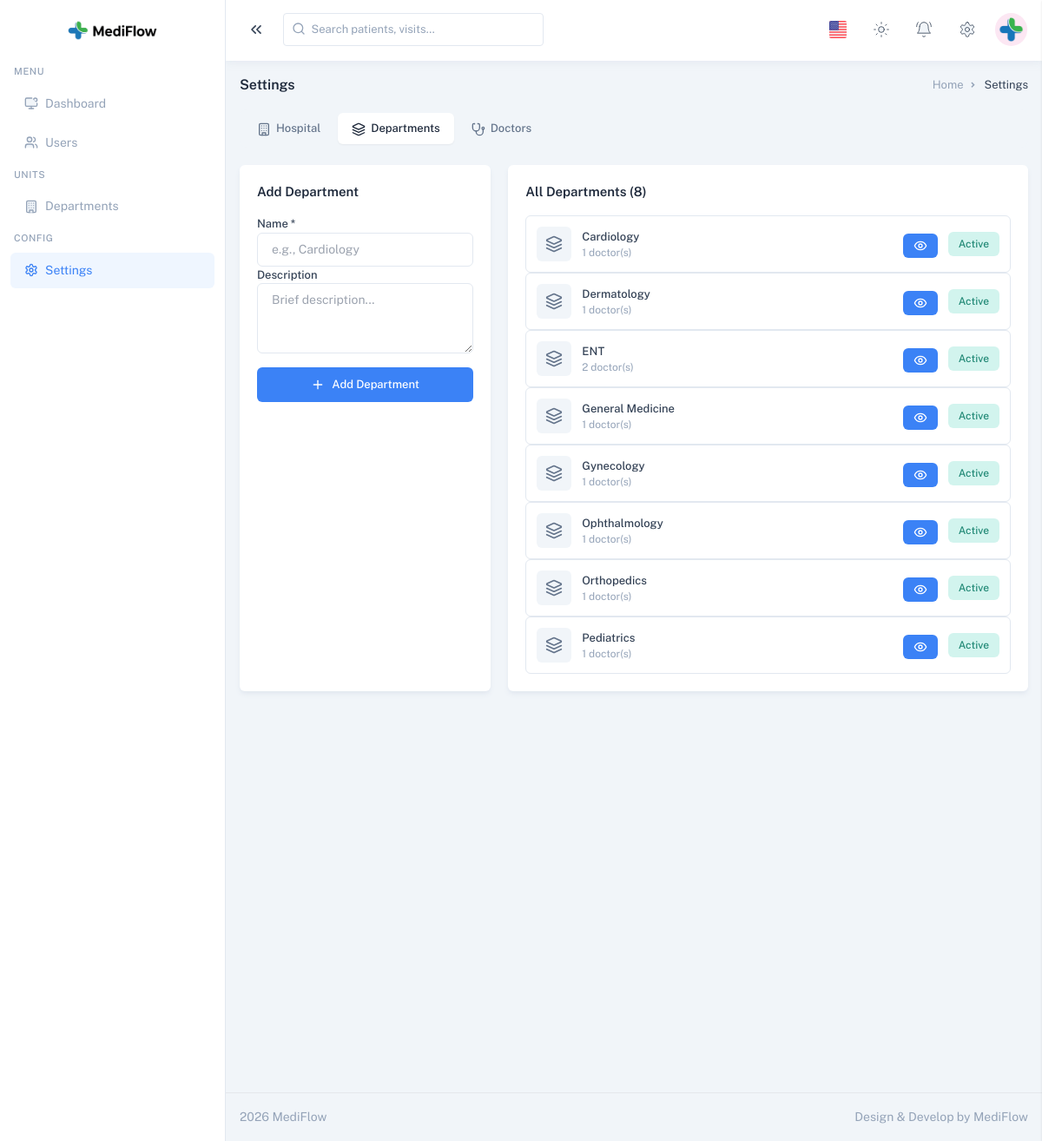
The page /app/admin/settings.php?tab=departments (signed in) on the database its author committed.
### tables this page shows
CREATE TABLE `departments` (
  `id` int(11) NOT NULL,
  `name` varchar(100) NOT NULL,
  `description` text DEFAULT NULL,
  `status` tinyint(1) DEFAULT 1,
  `created_at` datetime DEFAULT current_timestamp()
);

### app/config/config.php (called while the page is built, shortened)
<?php
function e($str) {
    return htmlspecialchars((string)($str ?? ''), ENT_QUOTES, 'UTF-8');
}
?>

### app/admin/settings.php (the view, shortened to what this page needs)
<?php
require_once '../config/config.php';
 $tab = $_GET['tab'] ?? 'hospital';
 $departments = $conn->query("SELECT d.*, (SELECT COUNT(*) FROM doctors WHERE department_id = d.id AND status = 1) as doctor_count FROM departments d ORDER BY name ASC");
?>
<!DOCTYPE html>
<html lang="en" class="light scroll-smooth group" data-layout="vertical" data-sidebar="light" data-sidebar-size="lg" data-mode="light" data-topbar="light" data-skin="default" data-navbar="sticky" data-content="fluid" dir="ltr">
<head>
    <link rel="stylesheet" href="../assets/css/starcode2.css">
</head>
<body class="text-base bg-body-bg text-body font-public dark:text-zink-100 dark:bg-zink-800 group-data-[skin=bordered]:bg-body-bordered group-data-[skin=bordered]:dark:bg-zink-700">
<div class="group-data-[sidebar-size=sm]:min-h-sm group-data-[sidebar-size=sm]:relative">
<?php include 'sidenav.php'; ?>
<?php include 'topnav.php'; ?>
<div class="relative min-h-screen group-data-[sidebar-size=sm]:min-h-sm">
    <div class="group-data-[sidebar-size=lg]:ltr:md:ml-vertical-menu group-data-[sidebar-size=lg]:rtl:md:mr-vertical-menu group-data-[sidebar-size=md]:ltr:ml-vertical-menu-md group-data-[sidebar-size=md]:rtl:mr-vertical-menu-md group-data-[sidebar-size=sm]:ltr:ml-vertical-menu-sm group-data-[sidebar-size=sm]:rtl:mr-vertical-menu-sm pt-[calc(theme('spacing.header')_*_1)] pb-[calc(theme('spacing.header')_*_0.8)] px-4 group-data-[navbar=bordered]:pt-[calc(theme('spacing.header')_*_1.3)] group-data-[navbar=hidden]:pt-0 group-data-[layout=horizontal]:mx-auto group-data-[layout=horizontal]:max-w-screen-2xl group-data-[layout=horizontal]:px-0 group-data-[layout=horizontal]:group-data-[sidebar-size=lg]:ltr:md:ml-auto group-data-[layout=horizontal]:group-data-[sidebar-size=lg]:rtl:md:mr-auto group-data-[layout=horizontal]:md:pt-[calc(theme('spacing.header')_*_1.6)] group-data-[layout=horizontal]:px-3 group-data-[layout=horizontal]:group-data-[navbar=hidden]:pt-[calc(theme('spacing.header')_*_0.9)]">
        <div class="container-fluid group-data-[content=boxed]:max-w-boxed mx-auto">
            <div class="flex flex-col gap-2 py-4 md:flex-row md:items-center print:hidden">
                <div class="grow">
                    <h5 class="text-16">Settings</h5>
                </div>
                <ul class="flex items-center gap-2 text-sm font-normal shrink-0">
                    <li class="relative before:content-['\ea54'] before:font-remix ltr:before:-right-1 rtl:before:-left-1 before:absolute before:text-[18px] before:-top-[3px] ltr:pr-4 rtl:pl-4 before:text-slate-400 dark:text-zink-200">
                        <a href="../../index.php" class="text-slate-400 dark:text-zink-200">Home</a>
                    </li>
                    <li class="text-slate-700 dark:text-zink-100">Settings</li>
                </ul>
            </div>
            <div class="flex gap-1 mb-5 bg-slate-100 dark:bg-zink-700 p-1 rounded-lg w-fit">
                <a href="?tab=hospital" class="px-4 py-2 text-sm font-medium rounded-md transition-colors <?= $tab === 'hospital' ? 'bg-white dark:bg-zink-600 text-slate-800 dark:text-zink-100 shadow-sm' : 'text-slate-500 dark:text-zink-300 hover:text-slate-700' ?>">
                    <i data-lucide="building" class="size-4 inline-block mr-1.5 -mt-0.5"></i>Hospital
                </a>
                <a href="?tab=departments" class="px-4 py-2 text-sm font-medium rounded-md transition-colors <?= $tab === 'departments' ? 'bg-white dark:bg-zink-600 text-slate-800 dark:text-zink-100 shadow-sm' : 'text-slate-500 dark:text-zink-300 hover:text-slate-700' ?>">
                    <i data-lucide="layers" class="size-4 inline-block mr-1.5 -mt-0.5"></i>Departments
                </a>
                <a href="?tab=doctors" class="px-4 py-2 text-sm font-medium rounded-md transition-colors <?= $tab === 'doctors' ? 'bg-white dark:bg-zink-600 text-slate-800 dark:text-zink-100 shadow-sm' : 'text-slate-500 dark:text-zink-300 hover:text-slate-700' ?>">
                    <i data-lucide="stethoscope" class="size-4 inline-block mr-1.5 -mt-0.5"></i>Doctors
                </a>
            </div>
            <?php if ($tab === 'departments'): ?>
            <div class="grid grid-cols-1 lg:grid-cols-3 gap-5">
                <div class="card">
                    <div class="card-body">
                        <h6 class="text-15 mb-4">Add Department</h6>
                        <form method="POST" class="space-y-3">
                            <div>
                                <label class="block text-sm font-medium text-slate-700 dark:text-zink-100 mb-1.5">Name *</label>
                                <input type="text" name="name" required class="form-input border-slate-200 dark:border-zink-500 focus:outline-none focus:border-custom-500 dark:text-zink-100 dark:bg-zink-700 dark:focus:border-custom-800" placeholder="e.g., Cardiology">
                            </div>
                            <div>
                                <label class="block text-sm font-medium text-slate-700 dark:text-zink-100 mb-1.5">Description</label>
                                <textarea name="description" rows="3" class="form-input border-slate-200 dark:border-zink-500 focus:outline-none focus:border-custom-500 dark:text-zink-100 dark:bg-zink-700 dark:focus:border-custom-800" placeholder="Brief description..."></textarea>
                            </div>
                            <button type="submit" class="w-full mt-4  inline-flex items-center justify-center gap-2 px-4 py-2.5 text-sm font-medium text-white bg-custom-500 hover:bg-custom-600 rounded-md transition-colors">
                                <i data-lucide="plus" class="size-4"></i> Add Department
                            </button>
                        </form>
                    </div>
                </div>
                <div class="card lg:col-span-2">
                    <div class="card-body">
                        <h6 class="text-15 mb-4">All Departments (<?= $departments->num_rows ?>)</h6>
                        <div class="space-y-2">
                            <?php while ($dept = $departments->fetch_assoc()): ?>
                            <div class="flex items-center gap-3 p-3 rounded-md border border-slate-200 dark:border-zink-600 <?= $dept['status'] != 1 ? 'opacity-50' : '' ?>">
                                <div class="flex items-center justify-center size-10 rounded-md bg-slate-100 dark:bg-zink-600 shrink-0">
                                    <i data-lucide="layers" class="size-5 text-slate-500 dark:text-zink-300"></i>
                                </div>
                                <div class="grow min-w-0">
                                    <p class="text-sm font-medium text-slate-700 dark:text-zink-100"><?= e($dept['name']) ?></p>
                                    <p class="text-xs text-slate-400 dark:text-zink-300"><?= $dept['doctor_count'] ?> doctor(s)</p>
                                </div>
                                <a href="history.php?dept_id=<?= $dept['id'] ?>">
                                <button class="w-full mt-1  inline-flex items-center justify-center gap-2 px-3 py-1.5 text-sm font-medium text-white bg-custom-500 hover:bg-custom-600 rounded-md transition-colors">
                                <i data-lucide="eye" class="size-4"></i>
                                </button>
                                </a>
                                <form method="POST" class="shrink-0">
                                    <button type="submit" class="px-3 py-1.5 text-xs font-medium rounded-md transition-colors <?= $dept['status'] == 1 ? 'bg-green-100 dark:bg-green-500/20 text-green-600 dark:text-green-400 hover:bg-red-100 dark:hover:bg-red-500/20 hover:text-red-600 dark:hover:text-red-400' : 'bg-red-100 dark:bg-red-500/20 text-red-600 dark:text-red-400 hover:bg-green-100 dark:hover:bg-green-500/20 hover:text-green-600 dark:hover:text-green-400' ?>">
                                        <?= $dept['status'] == 1 ? 'Active' : 'Inactive' ?>
                                    </button>
                                </form>
                            </div>
                            <?php endwhile; ?>
                        </div>
                    </div>
                </div>
            </div>
            <?php endif; ?>
        </div>
    </div>
    <?php include 'footer.php'; ?>
</body>
</html>

### rows shown on the page
departments: name "Cardiology", doctor_count "1", status "Active"
departments: name "Dermatology", doctor_count "1", status "Active"
departments: name "ENT", doctor_count "2", status "Active"
departments: name "General Medicine", doctor_count "1", status "Active"
departments: name "Gynecology", doctor_count "1", status "Active"
departments: name "Ophthalmology", doctor_count "1", status "Active"
departments: name "Orthopedics", doctor_count "1", status "Active"
departments: name "Pediatrics", doctor_count "1", status "Active"

### other values the page prints
$section_label "MENU"
$item['label'] "Dashboard"
$item['label'] "Users"
$section_label "UNITS"
$item['label'] "Departments"
$section_label "CONFIG"
$item['label'] "Settings"
$departments->num_rows "8"
